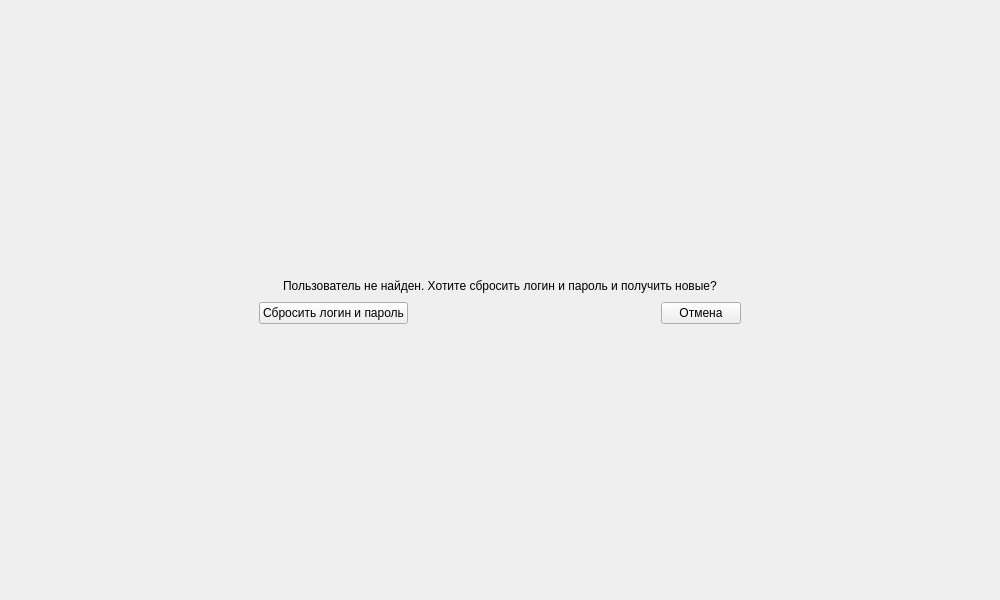
<?xml version="1.0" encoding="UTF-8"?>
<ui version="4.0">
 <class>Form</class>
 <widget class="QWidget" name="Form">
  <property name="geometry">
   <rect>
    <x>0</x>
    <y>0</y>
    <width>1000</width>
    <height>600</height>
   </rect>
  </property>
  <property name="windowTitle">
   <string>Form</string>
  </property>
  <layout class="QVBoxLayout" name="verticalLayout_2">
   <item>
    <spacer name="verticalSpacer">
     <property name="orientation">
      <enum>Qt::Vertical</enum>
     </property>
     <property name="sizeHint" stdset="0">
      <size>
       <width>20</width>
       <height>40</height>
      </size>
     </property>
    </spacer>
   </item>
   <item>
    <layout class="QVBoxLayout" name="verticalLayout">
     <item>
      <layout class="QHBoxLayout" name="horizontalLayout_2">
       <item>
        <spacer name="horizontalSpacer_2">
         <property name="orientation">
          <enum>Qt::Horizontal</enum>
         </property>
         <property name="sizeHint" stdset="0">
          <size>
           <width>40</width>
           <height>20</height>
          </size>
         </property>
        </spacer>
       </item>
       <item>
        <widget class="QLabel" name="label">
         <property name="text">
          <string>Пользователь не найден. Хотите сбросить логин и пароль и получить новые?</string>
         </property>
        </widget>
       </item>
       <item>
        <spacer name="horizontalSpacer_3">
         <property name="orientation">
          <enum>Qt::Horizontal</enum>
         </property>
         <property name="sizeHint" stdset="0">
          <size>
           <width>40</width>
           <height>20</height>
          </size>
         </property>
        </spacer>
       </item>
      </layout>
     </item>
     <item>
      <layout class="QHBoxLayout" name="horizontalLayout">
       <item>
        <spacer name="horizontalSpacer_4">
         <property name="orientation">
          <enum>Qt::Horizontal</enum>
         </property>
         <property name="sizeHint" stdset="0">
          <size>
           <width>40</width>
           <height>20</height>
          </size>
         </property>
        </spacer>
       </item>
       <item>
        <widget class="QPushButton" name="pushButton_2">
         <property name="text">
          <string>Сбросить логин и пароль</string>
         </property>
        </widget>
       </item>
       <item>
        <spacer name="horizontalSpacer">
         <property name="orientation">
          <enum>Qt::Horizontal</enum>
         </property>
         <property name="sizeHint" stdset="0">
          <size>
           <width>40</width>
           <height>20</height>
          </size>
         </property>
        </spacer>
       </item>
       <item>
        <widget class="QPushButton" name="pushButton">
         <property name="text">
          <string>Отмена</string>
         </property>
        </widget>
       </item>
       <item>
        <spacer name="horizontalSpacer_5">
         <property name="orientation">
          <enum>Qt::Horizontal</enum>
         </property>
         <property name="sizeHint" stdset="0">
          <size>
           <width>40</width>
           <height>20</height>
          </size>
         </property>
        </spacer>
       </item>
      </layout>
     </item>
    </layout>
   </item>
   <item>
    <spacer name="verticalSpacer_2">
     <property name="orientation">
      <enum>Qt::Vertical</enum>
     </property>
     <property name="sizeHint" stdset="0">
      <size>
       <width>20</width>
       <height>40</height>
      </size>
     </property>
    </spacer>
   </item>
  </layout>
 </widget>
 <resources/>
 <connections/>
</ui>
